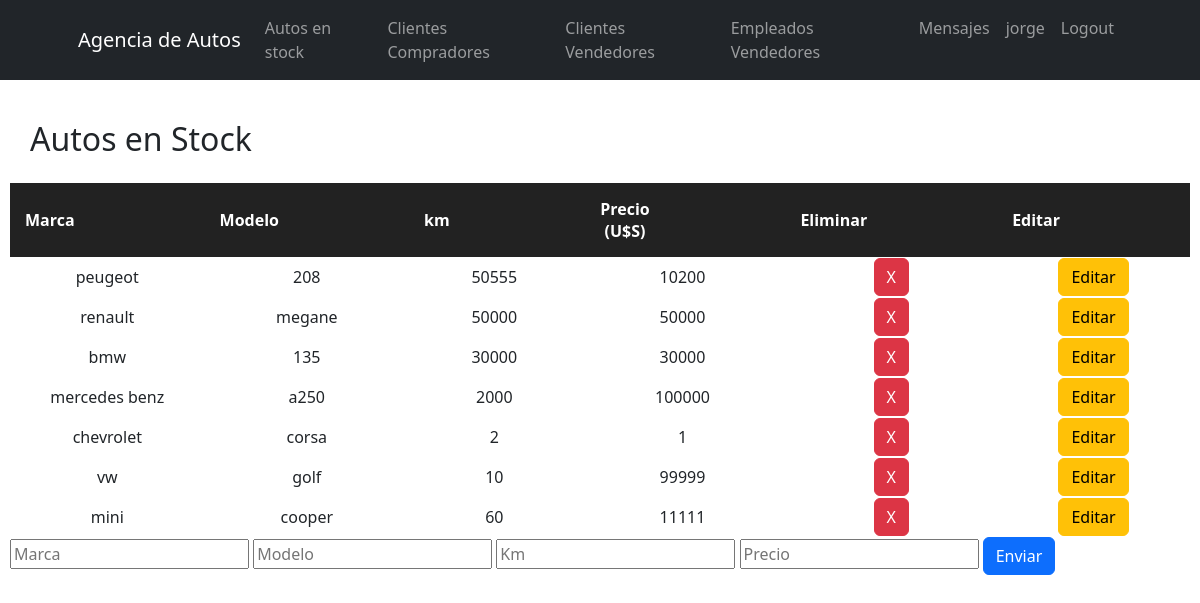
Before: /setAutosEnStock/ (signed in) with the older database file.
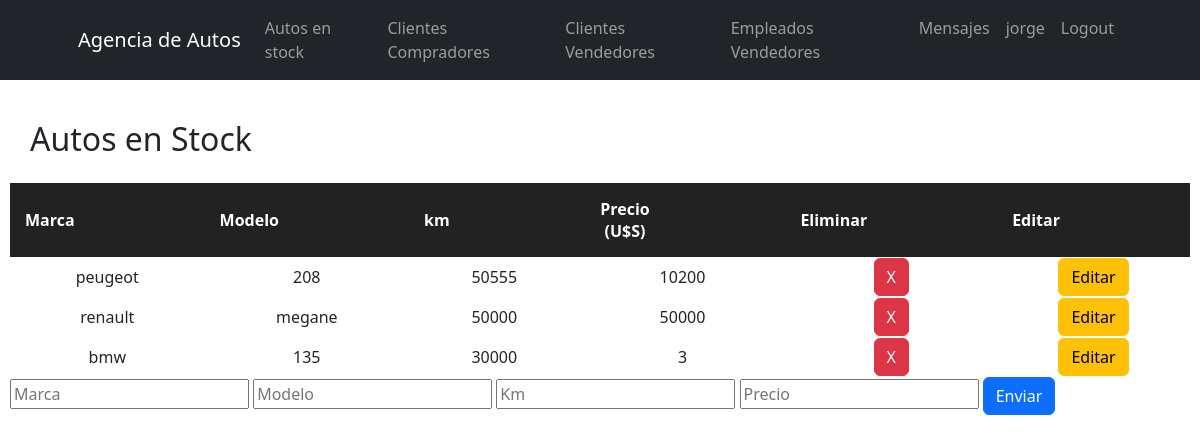
After: the same page with the newer database file.
### AgenciApp/models.py (models this page shows, shortened)
class autosEnStock(models.Model):
    marca = models.CharField(max_length=40)
    modelo = models.CharField(max_length=40)
    km = models.IntegerField()
    precio = models.IntegerField()

### AgenciApp/views.py (the view)
# urls.py: path('setAutosEnStock/', setAutosEnStock, name='setAutosEnStock'),
@login_required
def setAutosEnStock(request):
    Autos = autosEnStock.objects.all()
    if request.method == 'POST':
        auto = autosEnStock(marca=request.POST["marca"],modelo=request.POST["modelo"],km=request.POST["km"],precio=request.POST["precio"])
        auto.save()
        miFormulario = autosFormulario()
        return render(request, "AgenciApp/setAutosEnStock.html", {"miFormulario":miFormulario, "Autos":Autos})
    else:
        miFormulario = autosFormulario()
    return render(request, "AgenciApp/setAutosEnStock.html", {"miFormulario":miFormulario, "Autos":Autos})

### AgenciApp/forms.py
class autosFormulario(forms.Form):
    marca = forms.CharField()
    modelo = forms.CharField()
    km = forms.IntegerField()
    precio = forms.IntegerField()

### AgenciApp/templates/AgenciApp/setAutosEnStock.html (shortened to what this page needs)
<div>
    {% extends "AgenciApp/autosEnStock.html" %}
    {% load static %}
    {% block setAutosEnStock %}
        <form action="" method="post"> {% csrf_token %}
            <input placeholder="Marca" type = "text" name="marca" required>
            <input placeholder="Modelo" type = "text" name="modelo" required>
            <input placeholder="Km" type = "number" name="km" required>
            <input placeholder="Precio" type = "number" name="precio" required>
            <input class="btn btn-primary" type="submit" value="Enviar">
        </form>
    {% endblock %}

### AgenciApp/templates/AgenciApp/autosEnStock.html (shortened to what this page needs)
<div>
    {% extends "AgenciApp/inicio.html" %}
    {% load static %}
        {% block contenidoQueCambia %}
        <p class="tituloAutosEnStock">Autos en Stock</p>
        <table class="tablaAutosEnStock">
            <tr class="tituloTablaAutosEnStock">
                <th>Marca</th>
                <th>Modelo</th>
                <th>km</th>
                <th>Precio (U$S)</th>
                <th>Eliminar</th>
                <th>Editar</th>
            </tr>
                {% for Auto in Autos %}
                    <tr>
                        <td>{{Auto.marca}}</td>
                        <td>{{Auto.modelo}}</td>
                        <td>{{Auto.km}}</td>
                        <td>{{Auto.precio}}</td>
                        <td><button class="btn btn-danger btnEliminar"><a href="{% url 'eliminarAuto' Auto.marca Auto.modelo %}">X</a></button></td>
                        <td><button class="btn btn-warning btnEditar"><a href="{% url 'editarAuto' Auto.marca Auto.modelo %}">Editar</a></button></td>
                {% endfor %}
        </table>
        <div class="formSetAutosEnStock">
            {% block setAutosEnStock %}
            {% endblock %}
        </div>
        {% endblock %}

Changed rows visible on the page:
removed autosEnStock: marca "mercedes benz", modelo "a250", km "2000", precio "100000"
removed autosEnStock: marca "chevrolet", modelo "corsa", km "2", precio "1"
removed autosEnStock: marca "vw", modelo "golf", km "10", precio "99999"
removed autosEnStock: marca "mini", modelo "cooper", km "60", precio "11111"
changed autosEnStock "bmw": precio "30000" → "3"
